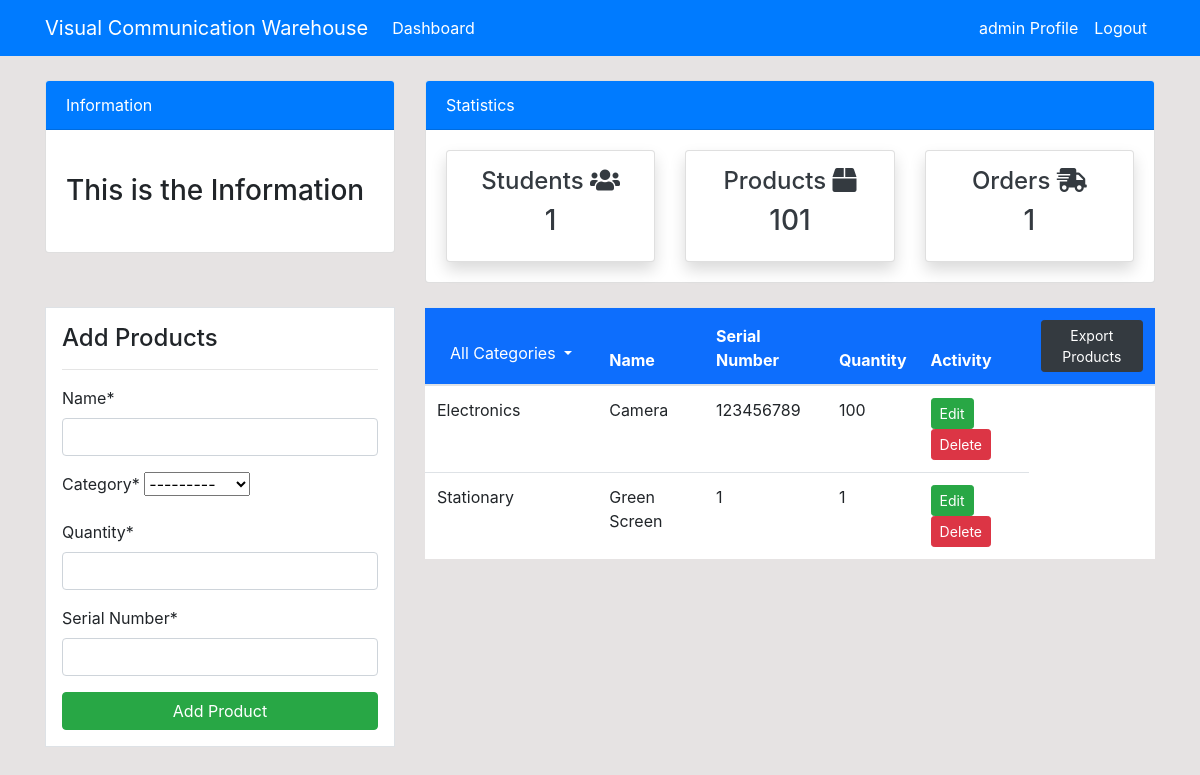
The app's page /product/ (signed in), older data.
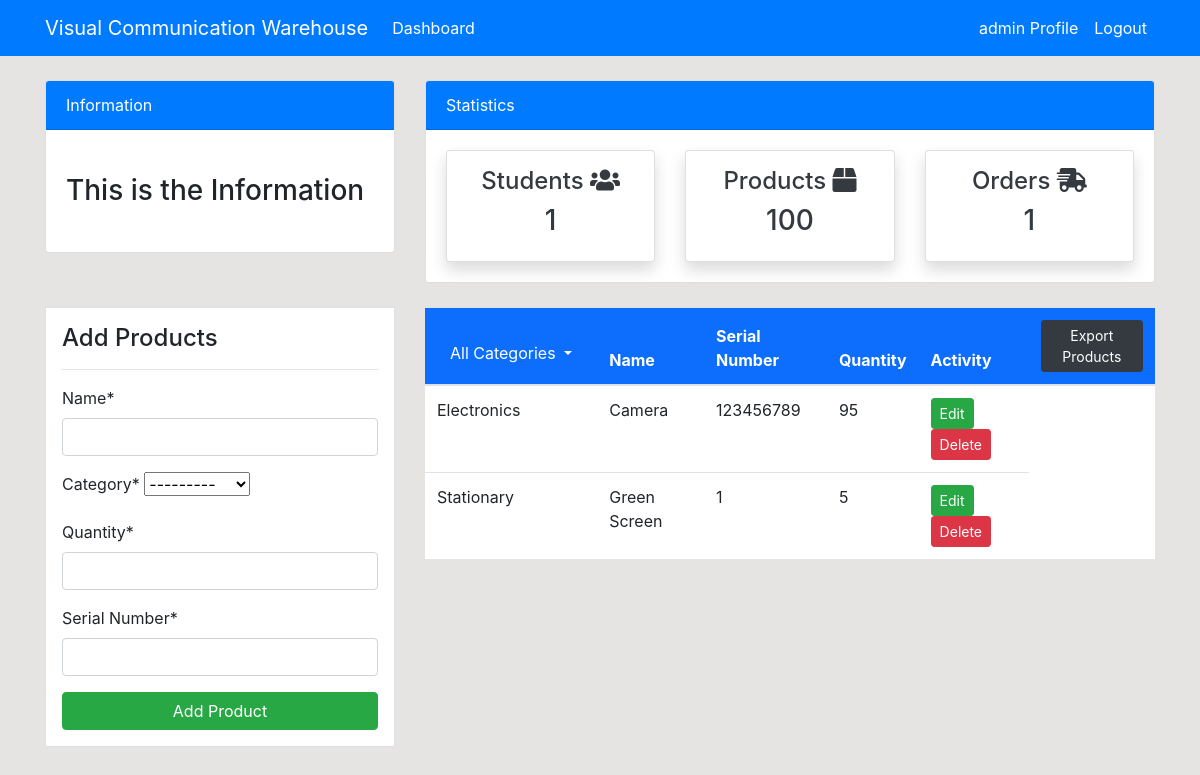
The same page, newer data.
### dashboard/models.py (models this page shows, shortened)
class Product(models.Model):
    name = models.CharField(max_length=100,null=True)
    sn = models.CharField(max_length=20, null=True, verbose_name='Serial Number')
    category = models.CharField(max_length=100,choices=CATEGORY,null=True)
    quantity = models.PositiveIntegerField(null=True)

### dashboard/views.py (the view)
# urls.py: path('product/', views.product, name='dashboard-product'),
@login_required(login_url='user_login')
def product(request):
    customer_count = User.objects.exclude(username='admin').count()
    products = Product.objects.filter(quantity__gt=0)
    product_count = Product.objects.aggregate(product_count=Sum('quantity'))['product_count']
    orders = Order.objects.all()
    order_count = orders.count()
    items = Product.objects.all()
    unique_categories = set(products.values_list('category', flat=True))
    if request.method == 'POST':
        form = ProductForm(request.POST)
        if form.is_valid():
            form.save()
            product_name = form.cleaned_data.get('name')
            messages.success(request,f'{product_name} has been added!')
            return redirect('dashboard-product')
    else:
        form = ProductForm()
    context = {
        'items':items,
        'form':form,
        'customer_count':customer_count,
        'product_count': product_count,
        'order_count': order_count,
        'unique_categories':unique_categories,
        }
    return render(request,'dashboard/product.html',context)

### dashboard/forms.py
class ProductForm(forms.ModelForm):
    class Meta:
        model = Product
        fields = ['name','category','quantity','sn']

### templates/dashboard/product.html (shortened to what this page needs)
{% extends 'partials/base.html' %}
{% load crispy_forms_tags %}
{% block content %}
{% include 'partials/topnav.html' %}
<div class="container">
    <div class="row my-4">
        <div class="col-md-4">
            <div class="border bg-white p-3">
                <h4>Add Products</h4>
                <hr>
                <form method="POST">
                    {{ form|crispy }}
                    <input class="btn btn-success btn-block" type="submit" value="Add Product">
                </form>
            </div>
        </div>
        <div class="col-md-8">
            <div class="table-wrapper">
                            <table id="productTable" class="table bg-white">
              <thead class="bg-primary">
                <tr class="text-white">
                    <th scope="col">
                        <div class="dropdown">
                          <button class="btn btn-link text-white dropdown-toggle" type="button" id="categoryButton" data-toggle="dropdown" aria-haspopup="true" aria-expanded="false">
                            All Categories
                          </button>
                        </div>
                      </th>
                  <th scope="col">Name</th>
                  <th scope="col">Serial Number</th>
                  <th scope="col">Quantity</th>
                  <th scope="col">Activity</th>
                  <th scope="col">
                    <a href="{% url 'exportProducts' %}" class="btn btn-dark btn-sm">Export Products</a>
                  </th>
                </tr>
              </thead>
              <tbody>
                {% for item in items %}
                <tr data-category="{{ item.category }}">
                  <td>{{ item.category }}</td>
                  <td>{{ item.name }}</td>
                  <td>{{ item.sn }}</td>
                  <td>{{ item.quantity }}</td>
                  <td>
                    <a class="btn btn-success btn-sm" href="{% url 'dashboard-product-edit' item.id %}">Edit</a>
                    <a class="btn btn-danger btn-sm" href="{% url 'dashboard-product-delete' item.id %}">Delete</a>
                  </td>
                </tr>
                {% endfor %}
              </tbody>
            </table>
              </div>
          </div>
        </div>
    </div>
{% endblock %}

Row changes from the older to the newer data that the page shows:
changed Product "Electronics": quantity "100" → "95"
changed Product "Stationary": quantity "1" → "5"
Text that changed along with them:
{{ product_count }}: "101" → "100"
